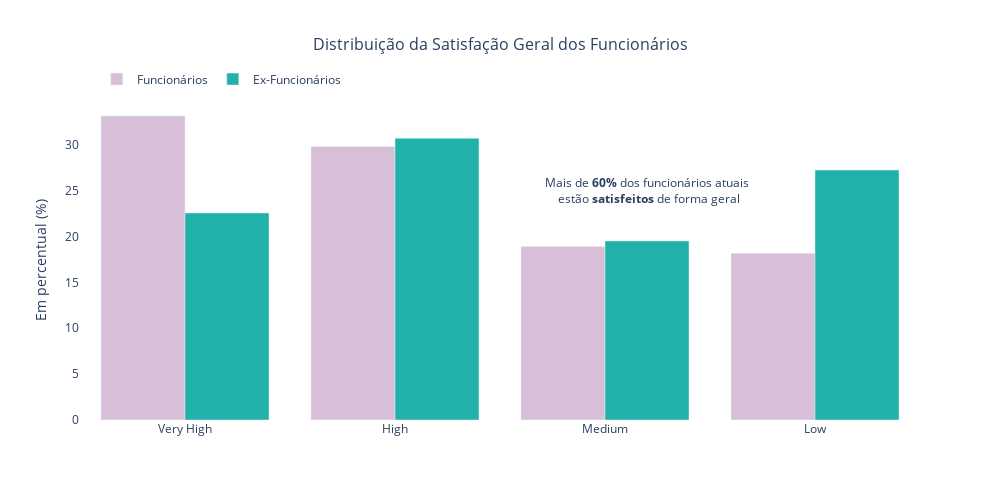

Here is the notebook cell this chart was saved with:
### Markdown cell above
O gráfico acima nos mostra que 16% da nossa base de dados representam ex-funcionários, o que é considerada uma taxa alta de rotatividade. 

Vamos olhar os índices de satisfação dos funcionários atuais para tentarmos entender os motivos de tamanha rotatividade.

### Code cell
# Distribuição da Satisfação dos Funcionários

fig = go.Figure()

# Adicionando barras para funcionários atuais
fig.add_trace(go.Bar(
    x=dados_funcionarios['JobSatisfaction'].value_counts(normalize=True).index,
    y=dados_funcionarios['JobSatisfaction'].value_counts(normalize=True)*100,
    marker_color='thistle',
    name='Funcionários'
))

# Adicionando barras para ex-funcionários
fig.add_trace(go.Bar(
    x=dados_ex_funcionarios['JobSatisfaction'].value_counts(normalize=True).index,
    y=dados_ex_funcionarios['JobSatisfaction'].value_counts(normalize=True)*100,
    marker_color='lightseagreen',
    name='Ex-Funcionários'
))

# Configurando layout do gráfico
fig.update_layout(
    title='Distribuição da Satisfação Geral dos Funcionários',
    title_x=0.5,
    title_font=dict(size=16), 
    barmode='group',
    width=1000,  
    height=500, 
    plot_bgcolor='rgba(0,0,0,0)',
    legend=dict(
        orientation="h",
        yanchor="bottom",
        y=1.02,
        xanchor="left",
        x=0.02  
    )
)

# Adicionando anotação
fig.add_annotation(
    x=2.2, 
    y=25,
    text="Mais de <b>60%</b> dos funcionários atuais<br> estão <b>satisfeitos</b> de forma geral",
    showarrow=False,
    font=dict(size=12),
    align='center'
)

# Atualizando eixo y
fig.update_yaxes(title="Em percentual (%)")

fig.show()

### Figure 1 — Plotly figure (JSON) as saved in the notebook; plotly's stock layout.template omitted (floating-point values rounded to 4 significant figures)
{"data": [{"marker": {"color": "thistle"}, "name": "Funcionários", "type": "bar", "x": ["Very High", "High", "Medium", "Low"], "y": [33.13, 29.8, 18.91, 18.17]}, {"marker": {"color": "lightseagreen"}, "name": "Ex-Funcionários", "type": "bar", "x": ["High", "Low", "Very High", "Medium"], "y": [30.69, 27.24, 22.56, 19.51]}], "layout": {"annotations": [{"align": "center", "font": {"size": 12}, "showarrow": false, "text": "Mais de <b>60%</b> dos funcionários atuais<br> estão <b>satisfeitos</b> de forma geral", "x": 2.2, "y": 25}], "barmode": "group", "height": 500, "legend": {"orientation": "h", "x": 0.02, "xanchor": "left", "y": 1.02, "yanchor": "bottom"}, "plot_bgcolor": "rgba(0,0,0,0)", "title": {"font": {"size": 16}, "text": "Distribuição da Satisfação Geral dos Funcionários", "x": 0.5}, "width": 1000, "yaxis": {"title": {"text": "Em percentual (%)"}}}}
